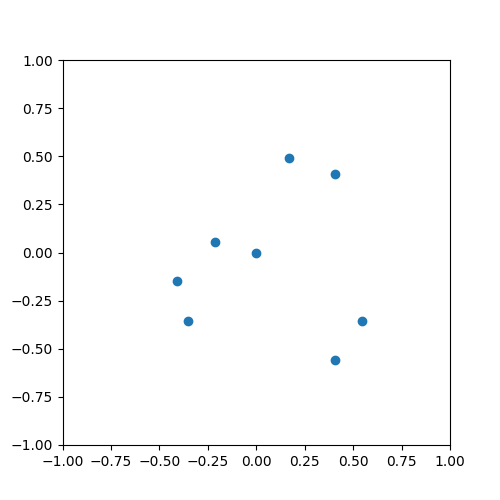

Write Python code to recreate this figure.
import matplotlib.pyplot as plt
from matplotlib.patches import Polygon
import math
import numpy as np

plt.figure(figsize=(5, 5))

u_1 = np.array([-0.354,  0.169, -0.408,  0.408,  0.548, -0.214,  0.408, -0.002])
u_2 = np.array([-0.354,  0.493, -0.149, -0.558, -0.358,  0.056,  0.408, -0.002])

plt.scatter(u_1, u_2)

plt.gca().set_xlim(-1, 1)
plt.gca().set_ylim(-1, 1)

plt.savefig('exercise_04_d.png')
